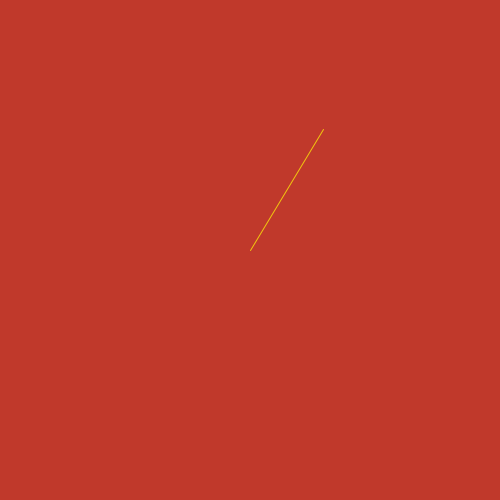
Frame 1 (no input)
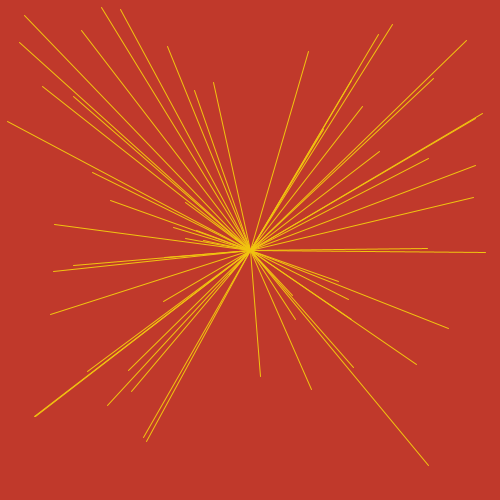
Frame 60 (the mouse pressed at the canvas centre just before this capture)
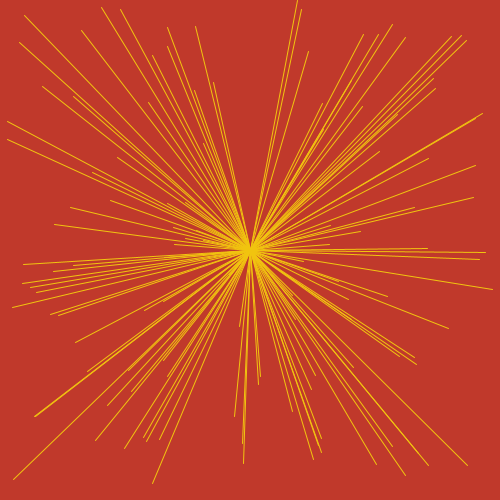
Frame 120 (the mouse held since frame 60 and released just before this capture)

The Processing sketch that drew these frames (run headless with seeded random() and noise(); from frame 60 on, the mouse is pressed at the canvas centre):

// Processing sketch: beam_of_light
// ── beam_of_light.pde
void setup() {
  size(500,500); // setup the size of the wondow
  background(192, 57, 43); // set up the background color
}
void draw() {
  // draw a ling from the center and have it randomly change the end point
  stroke(241, 196, 15); // setup the stroke color
  line(width/2, height/2, random(width), random(height));
}
